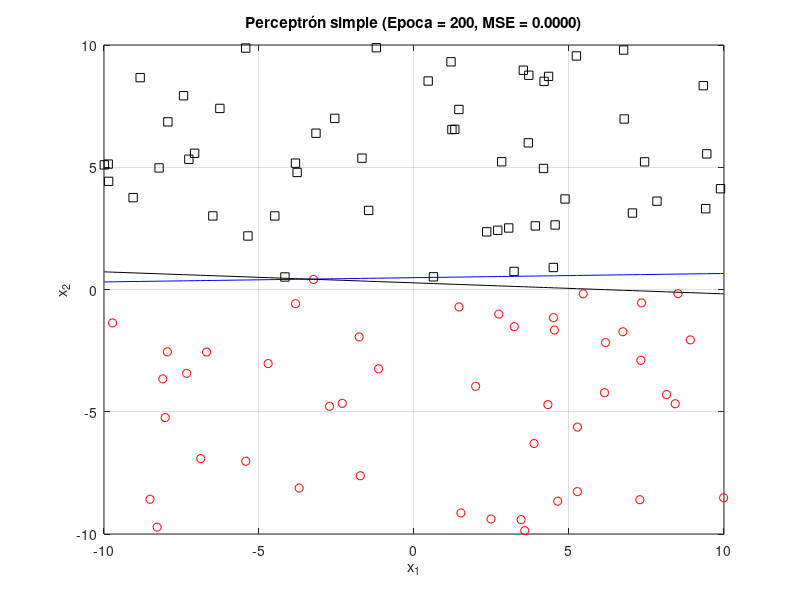

MATLAB code for this plot: (Note: this script raises an error after producing the figure.)
clc;
close all;
clear;

rng_mx = 10;
rng_mn = -10;
nm = 100;

x1 = (rng_mx-rng_mn)*rand(nm, 1)+rng_mn;
x2 = (rng_mx-rng_mn)*rand(nm, 1)+rng_mn;

m = rand();
b = rand();
xo = sort(x1);
yo = m.*xo+b;
x2e = m.*x1+b;
cls = x2>x2e;
id0 = cls==0;
id1 = ~id0;

vw = rand(3,1);
nep = 200;
n_ap = 1/abs(max([x1;x2]))-eps;
vMSE = zeros(1,nep);

nep_mx = nep;
for i1=1:nep
    u = [x1 x2 ones(nm,1)]*vw;
    fu = u>=0;
    err = cls-fu;
    vMSE(i1) = sqrt(err'*err)/nm;
    id_err = err~=0;
    
    y1 = -xo*vw(1)/vw(2)-vw(3)/vw(2);
    dvw = n_ap*([x1'; x2'; ones(1,nm)]*err);
    vw = vw+dvw;

    if i1>2
        if (vMSE(i1)==0)&&(vMSE(i1-1)>0)
            nep_mx = i1;
        end
    end

    fig1 = figure(1);
    plot(x1(id0), x2(id0), 'ro');
    axis([rng_mn, rng_mx, rng_mn, rng_mx])
    hold on;
    plot(x1(id1), x2(id1), 'ks');
    plot(x1(id_err), x2(id_err), 'b*');
    plot(xo, yo, 'b-');
    plot(xo, y1, 'k-');
    xlabel('x_1');
    ylabel('x_2');
    grid on;
    title(sprintf('Perceptrón simple (Epoca = %d, MSE = %.4f)', i1, vMSE(i1)))
    hold off;
    frame = getframe(fig1);
    im{i1} = frame2im(frame);
end

filename = 'testAnimated.gif';
for idx = 1:nep_mx
    [A,map] = rgb2ind(im{idx},256);
    if idx == 1
        imwrite(A,map,filename,'gif','LoopCount',Inf,'DelayTime',1);
    else
        imwrite(A,map,filename,'gif','WriteMode','append','DelayTime',1);
    end
end

figure(2)
plot(1:nep_mx,vMSE(1:nep_mx),'b*-');
axis([1, nep_mx, min(vMSE), max(vMSE)])
grid on;
ylabel('MSE');
xlabel('Epoca');
title('Grafica de desempeño para un perceptrón simple');
print('-f2', '-djpeg90', '-r300', 'Desempeno.jpg')